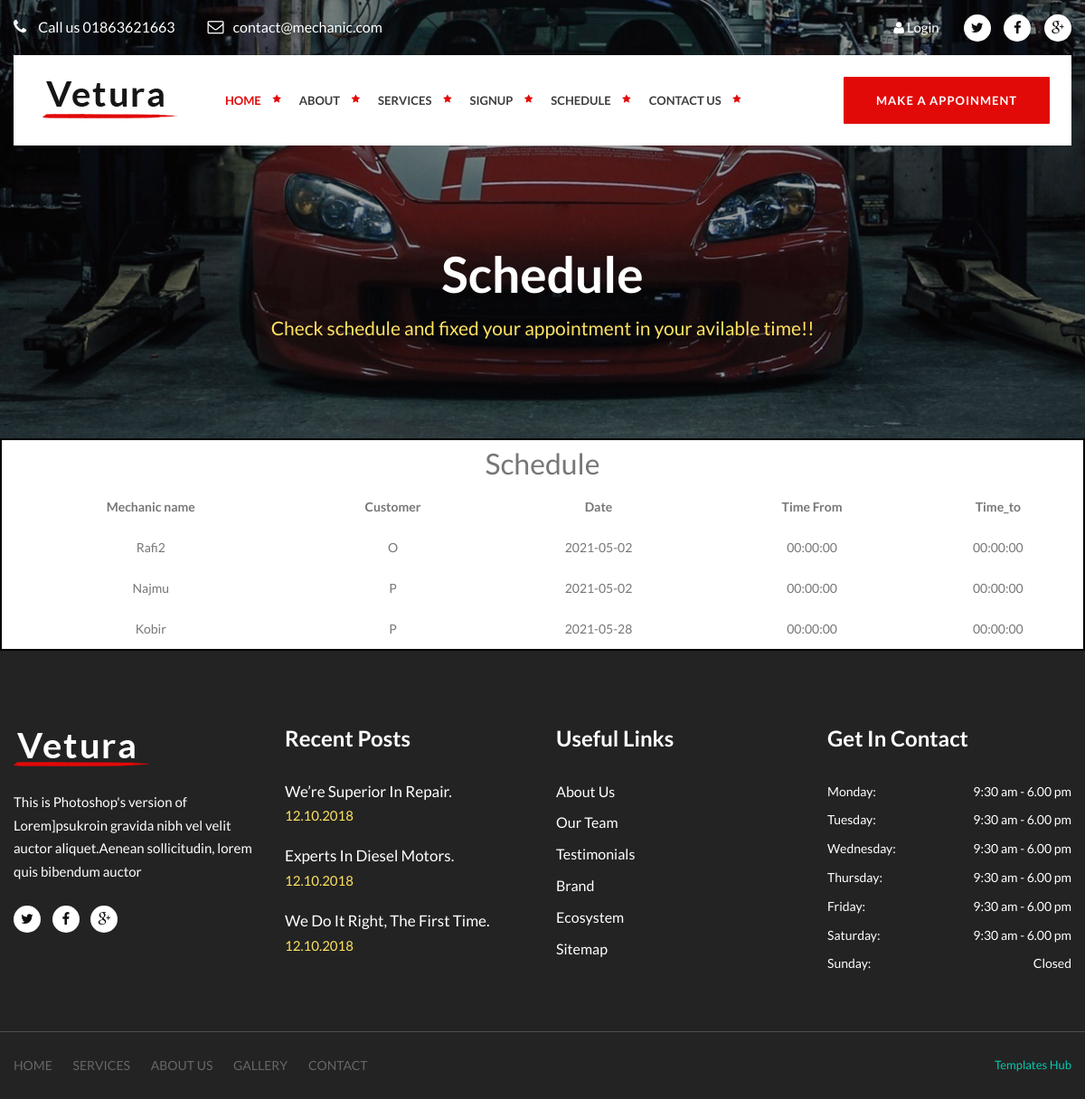
Page /System/schedule.php on the committed database.
### tables this page shows
CREATE TABLE `appointments` (
  `appointment_id` int(11) NOT NULL,
  `date` date NOT NULL,
  `user_id` int(11) NOT NULL,
  `mechanic_id` int(11) NOT NULL,
  `Time_from` time NOT NULL,
  `Time_to` time NOT NULL
);

CREATE TABLE `mechanics` (
  `mechanic_id` int(11) NOT NULL,
  `mechanic_name` varchar(255) NOT NULL,
  `mech_username` varchar(255) NOT NULL,
  `mech_password` varchar(255) NOT NULL,
  `mech_speacility` varchar(255) NOT NULL
);

CREATE TABLE `users` (
  `user_id` int(11) NOT NULL,
  `username` varchar(255) NOT NULL,
  `email` varchar(255) NOT NULL,
  `password` varchar(255) NOT NULL,
  `address` varchar(255) NOT NULL,
  `phone_no` int(25) NOT NULL,
  `car_license_no` varchar(255) NOT NULL,
  `car_engine_no` varchar(255) NOT NULL,
  `user_type` int(11) NOT NULL DEFAULT 0
);

### System/schedule.php (the view, shortened to what this page needs)
<?php
$is_loggedIn = 0;
$db = mysqli_connect('localhost', 'root', '', 'Car_service');
?>
<!DOCTYPE html>
<html>
<head>
    <link href="css/bootstrap.css" rel="stylesheet">
    <link href="css/style.css" rel="stylesheet">
    <link href="css/responsive.css" rel="stylesheet">
</head>
<body>
    <div class="page-wrapper">
        <?php include('header.php'); ?>
        <section class="page-title" style="background-image:url(images/background/12.jpg)">
            <div class="auto-container">
                <h1>Schedule</h1>
                <div class="text"> Check schedule and fixed your appointment in your avilable time!!</div>
            </div>
        </section>
        <section>
            <table style="width:100%; line-height:45px;border: 2px solid black;text-align:center;">
                <?php
                $res = "SELECT appointments.Time_from,users.username,appointments.Time_to,appointments.date,appointments.mechanic_id,mechanics.mech_username,mechanics.mechanic_id  FROM `appointments`  join mechanics  on appointments.mechanic_id=mechanics.mechanic_id join users on  appointments.user_id=users.user_id";
                $result = mysqli_query($db, $res);
                ?>
                <thead>
                    <tr>
                        <th colspan="6">
                            <h2>Schedule </h2>
                        </th>
                    </tr>
                    <tr>
                        <th>Mechanic name</th>
                        <th>Customer</th>
                        <th>Date</th>
                        <th>Time From</th>
                        <th>Time_to</th>
                    </tr>
                </thead>
                <tbody>
                    <?php while ($rows = mysqli_fetch_assoc($result)) {
                    ?>
                        <tr style="text-align:center">
                            <td><?php echo $rows['mech_username'] ?></td>
                            <td><?php echo $rows['username'] ?></td>
                            <td><?php echo $rows['date'] ?></td>
                            <td><?php echo $rows['Time_from'] ?></td>
                            <td><?php echo $rows['Time_to'] ?></td>
                        </tr>
                    <?php
                    }
                    ?>
                </tbody>
            </table>
        </section>
        <?php include('fotor.php'); ?>
</body>
</html>

### System/header.php (shortened to what this page needs)
<header class="main-header">
	<div class="header-top">
		<div class="auto-container">
			<div class="top-outer clearfix">
				<div class="top-left">
					<ul class="links clearfix">
						<li><a href="#"><span class="icon fa fa-phone"></span> Call us 01863621663</a></li>
						<li><a href="#"><span class="icon fa fa-envelope-o"></span>contact@mechanic.com</a></li>
					</ul>
				</div>
				<div class="top-right clearfix">
					<ul class="links">
						<li>
							<?php
							if ($is_loggedIn == 0) {
							?>
								<a href="http://localhost/Car_service-main/System/login.php"><i class="fa fa-user"></i> Login</a>
							<?php
							} else {
							?>
								<a href="http://localhost/Car_service-main/System/logout.php">Welcome <?php echo $username ?> &nbsp;&nbsp;&nbsp;&nbsp;&nbsp;&nbsp;&nbsp;&nbsp;
									<i class="fa fa-user">&nbsp;&nbsp;&nbsp;Logout</i>
								</a>
							<?php
							}
							?>
						</li>
					</ul>
					<ul class="social-icon-one">
						<li><a href="#" class="fa fa-twitter"></a></li>
						<li><a href="#" class="fa fa-facebook"></a></li>
						<li><a href="#" class="fa fa-google-plus"></a></li>
					</ul>
				</div>
			</div>
		</div>
	</div>
	<div class="header-upper">
		<div class="auto-container">
			<div class="header-upper-inner clearfix">
				<div class="pull-left logo-box">
					<div class="logo"><a href="http://localhost/Car_service-main/Home.php"><img src="images/logo.png" alt="" title=""></a></div>
				</div>
				<div class="nav-outer clearfix">
					<nav class="main-menu navbar-expand-md">
						<div class="navbar-collapse collapse clearfix" id="navbarSupportedContent">
							<ul class="navigation clearfix">
								<li class="current dropdown"><a href="http://localhost/Car_service-main/Home.php">Home</a></li>
								<li><a href="http://localhost/Car_service-main/System/about.php">About</a></li>
								<li><a href="http://localhost/Car_service-main/System/services.php">Services</a></li>
								<li><a href="http://localhost/Car_service-main/System/register.php">Signup</a></li>
								<li><a href="http://localhost/Car_service-main/System/schedule.php">Schedule</a></li>
								<li><a href="#Contact">Contact US</a></li>
							</ul>
						</div>
					</nav>
				</div>
				<div class="btn-box">
					<a href="http://localhost/Car_service-main/System/index.php" class="theme-btn btn-style-one">Make a Appoinment</a>
				</div>
			</div>
		</div>
	</div>
</header>

### System/fotor.php (shortened to what this page needs)
<footer class="main-footer">
    <div class="widgets-section">
        <div class="auto-container">
            <div class="row clearfix">
                <div class="big-column col-lg-6 col-md-12 col-sm-12">
                    <div class="row clearfix">
                        <div class="footer-column col-md-6 col-sm-6 col-xs-12">
                            <div class="footer-widget logo-widget">
                                <div class="logo">
                                    <a href="index-2.html"><img src="images/footer-logo.png" alt="" /></a>
                                </div>
                                <div class="text">This is Photoshop's version of Lorem]psukroin gravida nibh vel velit auctor aliquet.Aenean sollicitudin, lorem quis bibendum auctor</div>
                                <ul class="social-icon-one">
                                    <li><a href="#" class="fa fa-twitter"></a></li>
                                    <li><a href="#" class="fa fa-facebook"></a></li>
                                    <li><a href="#" class="fa fa-google-plus"></a></li>
                                </ul>
                            </div>
                        </div>
                        <div class="footer-column col-md-6 col-sm-6 col-xs-12">
                            <div class="footer-widget recent-post">
                                <h2>Recent Posts</h2>
                                <div class="post-block">
                                    <div class="text"><a href="#">We’re Superior In Repair.</a></div>
                                    <div class="post-date">12.10.2018</div>
                                </div>
                                <div class="post-block">
                                    <div class="text"><a href="#">Experts In Diesel Motors.</a></div>
                                    <div class="post-date">12.10.2018</div>
                                </div>
                                <div class="post-block">
                                    <div class="text"><a href="#">We Do It Right, The First Time.</a></div>
                                    <div class="post-date">12.10.2018</div>
                                </div>
                            </div>
                        </div>
                    </div>
                </div>
                <div class="big-column col-lg-6 col-md-12 col-sm-12">
                    <div class="row clearfix">
                        <div class="footer-column col-md-6 col-sm-6 col-xs-12">
                            <div class="footer-widget footer-links">
                                <h2>Useful Links</h2>
                                <ul class="links">
                                    <li><a href="#">About Us</a></li>
                                    <li><a href="#">Our Team</a></li>
                                    <li><a href="#">Testimonials</a></li>
                                    <li><a href="#">Brand</a></li>
                                    <li><a href="#">Ecosystem</a></li>
                                    <li><a href="#">Sitemap</a></li>
                                </ul>
                            </div>
                        </div>
                        <div class="footer-column col-md-6 col-sm-6 col-xs-12">
                            <div class="footer-widget contact-widget">
                                <h2>Get In Contact</h2>
                                <ul class="opening-time">
                                    <li><span>Monday:</span> 9:30 am - 6.00 pm</li>
                                    <li><span>Tuesday:</span> 9:30 am - 6.00 pm</li>
                                    <li><span>Wednesday:</span> 9:30 am - 6.00 pm</li>
                                    <li><span>Thursday:</span> 9:30 am - 6.00 pm</li>
                                    <li><span>Friday:</span> 9:30 am - 6.00 pm</li>
                                    <li><span>Saturday:</span> 9:30 am - 6.00 pm</li>
                                    <li><span>Sunday:</span>Closed</li>
                                </ul>
                            </div>
                        </div>
                    </div>
                </div>
            </div>
        </div>
    </div>
    <div class="footer-bottom">
        <div class="auto-container">
            <div class="bottom-inner">
                <div class="row clearfix">
                    <div class="nav-column col-lg-6 col-md-12 col-sm-12">
                        <ul class="footer-nav">
                            <li><a href="#">Home</a></li>
                            <li><a href="#">services</a></li>
                            <li><a href="#">about us</a></li>
                            <li><a href="#">gallery</a></li>
                            <li><a href="#">contact</a></li>
                        </ul>
                    </div>
                    <div class="copyright-column col-lg-6 col-md-12 col-sm-12">
                        <div class="copyright"><a target="_blank" href="https://www.templateshub.net">Templates Hub</a></div>
                    </div>
                </div>
            </div>
        </div>
    </div>
</footer>

### System/css/responsive.css (style rules this page uses)
@media only screen and (max-width: 5000px) { .page-wrapper { overflow:hidden; } }
@media only screen and (max-width: 1340px) { .page-wrapper { overflow:hidden; } }

### rows in the picture
appointments: mechanic.mech_username "Rafi2", user.username "O", date "2021-05-02", Time_from "00:00:00", Time_to "00:00:00"
appointments: mechanic.mech_username "Najmu", user.username "P", date "2021-05-02", Time_from "00:00:00", Time_to "00:00:00"
appointments: mechanic.mech_username "Kobir", user.username "P", date "2021-05-28", Time_from "00:00:00", Time_to "00:00:00"
